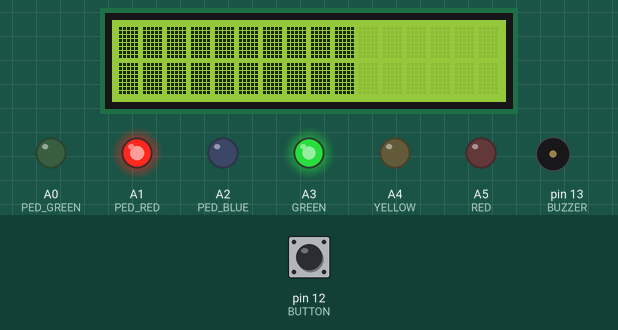
Bench run of a sketch on a simulated Arduino Uno, built with avr-gcc and run on an emulated ATmega328P. Parts: 16×2 character LCD, output pins drawn as LEDs (lit = HIGH), buzzer (waves = sounding). Inputs (shaded band) come from the test bench; at power-on: pin 12 (BUTTON) HIGH.

Above: at 1.2 s.
1.3 s: pin 12 (BUTTON) pulled LOW for 0.15 s
At 7.7 s:
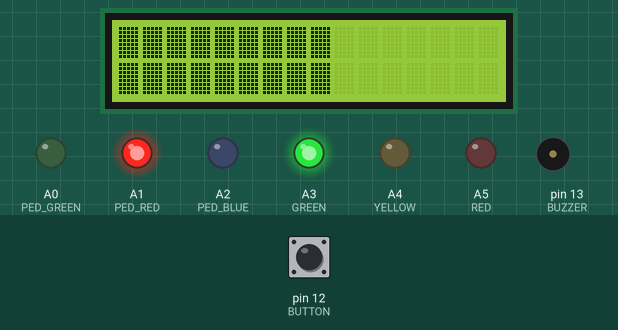
At 16.6 s:
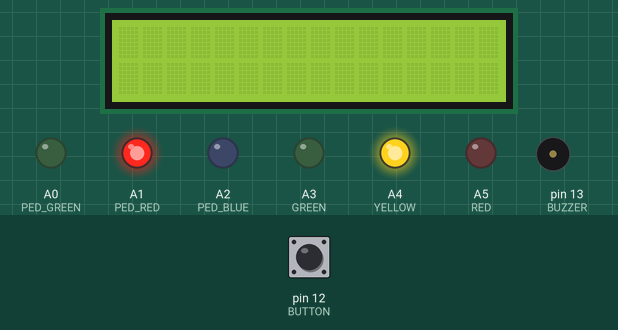
Timing chart, 0 to 30.8 s (numbered marks = the images above; inputs shaded):
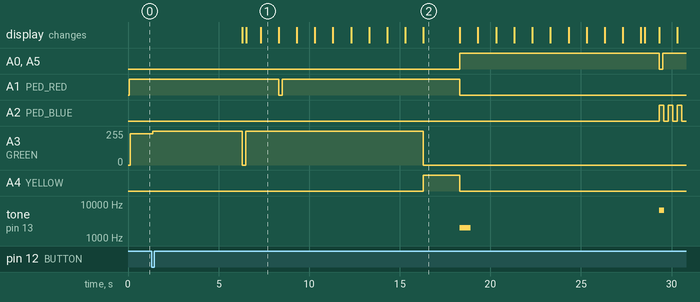

The sketch:

Semaphore.ino
```cpp
#include "SemaPed.h"
#include "SemaCar.h"

/* Definindo LCD 16x2 */
LiquidCrystal lcd(RS, E, D4, D5, D6, D7);

/* Instanciação global dos objetos semaforos */
SemaphorePed semp;
Semaphore sem;

/* Variáveis que guardam os ASCII dos caracteres
              a serem utilizados */
char SQUARE = S;
char NOT_SQUARE = NS;

void setup() {
  /* Mapemento dos LEDS */
  pinMode(RED, OUTPUT);
  pinMode(YELLOW, OUTPUT);
  pinMode(GREEN, OUTPUT);
  pinMode(PED_BLUE, OUTPUT);
  pinMode(PED_RED, OUTPUT);
  pinMode(PED_GREEN, OUTPUT);

  /* Mapeamento do botão */
  pinMode(BUTTON, INPUT_PULLUP);

  /* Mapeamento do buzzer */
  pinMode(BUZZER, OUTPUT);

  /* Iicialização do LCD 16x2 */
  lcd.begin(16,2);
}

void loop() {
  /* Chamada dos métodos que gerenciam o funcionamento de cada sinal */
  semp.SemaPed();
  sem.SemaCar();
}
```

SemaCar.cpp
```cpp
#include "SemaCar.h"

//========================================================================================

/* LED GREEN CONTROL */
void Semaphore::handle_green() {
//----------------------------------------------------------------------------------------
  /* Caso o botão não tenha sido apertado, o LED GREEN continuará
      aceso e o LCD 16x2 continuará printando 10 SQUAREs */
  if(btn_on == false) {
    digitalWrite(GREEN, HIGH);
    for(int i = 0; i < 10; i ++) {
      lcd.setCursor(i,0);
      lcd.print(SQUARE);
      lcd.setCursor(i,1);
      lcd.print(SQUARE);
    }
  }

//----------------------------------------------------------------------------------------
  /* Caso o botão seja apertado, o LED GREEN ficará aceso por mais 15s */
  if ((btn_on == true) && ((millis() - millisCarro) < 15000)) {
    /* Quando faltar 10 segundos para o LED GREEN apagar, o mesmo piscará para sinalizar */
    if(((millis() - millisCarro) > 5000) && ((millis() - millisCarro) < 5200)) {
      digitalWrite(GREEN, LOW);
    }
    else {
      digitalWrite(GREEN, HIGH);
    }

  //++++++++++++++++++++++++++++++++++++++++++++++++++++++++++++++++++++++++++++++++++++++
    /* Nos últimos 10s do LED GREEN aceso no ciclo corrente, o LCD 16x2 irá diminuindo
                  a quantidade de SQUAREs printados até chegar a 0 */
  //++++++++++++++++++++++++++++++++++++++++++++++++++++++++++++++++++++++++++++++++++++++

  //~~~~~~~~~~~~~~~~~~~~~~~~~~~~~~~~~~~~~~~~~~~~~~~~~~~~~~~~~~~~~~~~~~~~~~~~~~~~~~~~~~~~~~
    /*  Antes de 5s a tela do LCD irá se manter inalterada. Passados 5s, o LCD 16x2
    piscará , a partir desse momento, começa-se a decrementar a quantidade de SQUAREs */
    if(((millis() - millisCarro) < 5000) || (((millis() - millisCarro) > 5200) && ((millis() - millisCarro) < 6000))) {
        for(int i = 0; i < 10; i ++) {
          lcd.setCursor(i,0);
          lcd.print(SQUARE);
          lcd.setCursor(i,1);
          lcd.print(SQUARE);
        }
    }
    else if(((millis() - millisCarro) > 5000) && ((millis() - millisCarro) < 5200)) {
      for(int i = 0; i < 10; i++) {
        lcd.setCursor(i,0);
        lcd.print(NOT_SQUARE);
        lcd.setCursor(i,1);
        lcd.print(NOT_SQUARE);
      }
    }

  //~~~~~~~~~~~~~~~~~~~~~~~~~~~~~~~~~~~~~~~~~~~~~~~~~~~~~~~~~~~~~~~~~~~~~~~~~~~~~~~~~~~~~~
    /* Nos próximos 10s, a quantidade de SQUAREs printados pelo LCD 16x2 sofrerá um
                      decréscimo de 1 unidade a cada segundo */
    if(((millis() - millisCarro) > 6000) && ((millis() - millisCarro)  < 15000)) {
      /* take é a quantidade que devemos retirar do número inicial de SQUAREs (10), mudará
                                   a cada seg, cálculos:
              time(5000 à 15000) - 5000(para retirar os 5s anteriores)] / 1000 */
      int take_green = ((millis() - millisCarro) - 5000) / 1000;

      /* A condição de entrada deste if será atendida apenas 1 vez a cada segundo,
        tal medida evitará erros na hora de printar no LCD 16x2, já que, apenas
                quando a condição é atendida, a tela é apagada */
      if(count < take_green) {
        count = take_green;

        /* Apaga-se apenas o SQUARE necessário */
        lcd.setCursor(10 - count, 0);
        lcd.print(NOT_SQUARE);
        lcd.setCursor(10 - count, 1);
        lcd.print(NOT_SQUARE);
      }

      /* Printa os SQUAREs */
      for(int i = 0; i < 10 - take_green; i++) {
        lcd.setCursor(i,0);
        lcd.print(SQUARE);
        lcd.setCursor(i,1);
        lcd.print(SQUARE);
      }
    }
  //~~~~~~~~~~~~~~~~~~~~~~~~~~~~~~~~~~~~~~~~~~~~~~~~~~~~~~~~~~~~~~~~~~~~~~~~~~~~~~~~~~~~~~
  }

//----------------------------------------------------------------------------------------
  else {
    /* Botão foi apertado e já se passaram os últimos 15s do LED GREEN ligado, logo
          o estado do semáfaro será outro neste momento (amarelo ou vermelho),
                            por isso devemos desliga-lo */
    digitalWrite(GREEN, LOW);
  }

//----------------------------------------------------------------------------------------
}

//========================================================================================

/* LED YELLOW CONTROL */
void Semaphore::handle_yellow() {
//----------------------------------------------------------------------------------------

  //++++++++++++++++++++++++++++++++++++++++++++++++++++++++++++++++++++++++++++++++++++++++++++
    /* LED YELLOW deve acender, caso o botão tenha sido apertado e, desde a primeira ação,
    já se passaram 15s (tempo do LED GREEN aceso). Além disso, limpa-se o LCD 16x2 para que
    nada seja printado durante esse estado do semafóro e seta novamente o 'count' como -1,
    pois o utilizaremos da mesma forma posteriormente, porém, dessa vez, com o LED RED */
  //++++++++++++++++++++++++++++++++++++++++++++++++++++++++++++++++++++++++++++++++++++++++++++

  /* LED YELLOW ficará aceso por 2s e apaga o SQUARE remanescente */
  if ((btn_on == true) && ((millis() - millisCarro) > 15000) && ((millis() - millisCarro) < 17000)) {
    digitalWrite(YELLOW, HIGH);
    lcd.setCursor(0,0);
    lcd.print(NOT_SQUARE);
    lcd.setCursor(0,1);
    lcd.print(NOT_SQUARE);
    count = -1;
  }

//----------------------------------------------------------------------------------------
  else {
    /* O semáforo está em algum outro estado (verde ou vermelho),
                   por isso devemos desliga-lo */
    digitalWrite(YELLOW, LOW);
  }

//----------------------------------------------------------------------------------------
}

//========================================================================================

void Semaphore::handle_red() {
//----------------------------------------------------------------------------------------
  /* Caso o botão seja apertado e já se passaram 17s (15s LED GREEN + 2s LED YELLOW),
                              LED RED deve acender */
  if ((btn_on == true) && ((millis() - millisCarro) > 17000)) {
    /* Após 28s, o LED RED piscará para sinalizar os último 10s do mesmo aceso */
    if(((millis() - millisCarro) > 28000) && ((millis() - millisCarro) < 28200)) {
      digitalWrite(RED, LOW);
    }
    else {
      digitalWrite(RED, HIGH);
    }

  //++++++++++++++++++++++++++++++++++++++++++++++++++++++++++++++++++++++++++++++++++++++
    /* Nos últimos 10s do LED RED aceso no ciclo corrente, o LCD 16x2 irá diminuindo
                  a quantidade de SQUAREs printados até chegar a 0 */
  //++++++++++++++++++++++++++++++++++++++++++++++++++++++++++++++++++++++++++++++++++++++

  //~~~~~~~~~~~~~~~~~~~~~~~~~~~~~~~~~~~~~~~~~~~~~~~~~~~~~~~~~~~~~~~~~~~~~~~~~~~~~~~~~~~~~~
    /*  Antes de 27s a tela do LCD irá se manter inalterada. Passados 27s, o LCD 16x2
    piscará e, a partir desse momento, começa-se a decrementar a quantidade de SQUARES */
    if(((millis() - millisCarro) < 27000) || (((millis() - millisCarro) < 28000) && ((millis() - millisCarro) > 27200))) {
      for(int i = 0; i < 10; i ++) {
        lcd.setCursor(i,0);
        lcd.print(SQUARE);
        lcd.setCursor(i,1);
        lcd.print(SQUARE);
      }
    }
    else if(((millis() - millisCarro) > 27000) && ((millis() - millisCarro) < 27200))  {
      for(int i = 0; i < 10; i++) {
        lcd.setCursor(i,0);
        lcd.print(NOT_SQUARE);
        lcd.setCursor(i,1);
        lcd.print(NOT_SQUARE);
      }
    }

  //~~~~~~~~~~~~~~~~~~~~~~~~~~~~~~~~~~~~~~~~~~~~~~~~~~~~~~~~~~~~~~~~~~~~~~~~~~~~~~~~~~~~~~
    /* Nos próximos 10s, a quantidade de SQUAREs printados pelo LCD 16x2 sofrerá um
                      decréscimo de 1 unidade a cada segundo */
    if(((millis() - millisCarro) > 28000) && ((millis() - millisCarro)  < 38000)) {
      /* take é a quantidade que devemos retirar do número inicial de SQUAREs (10), mudará
                                   a cada seg, cálculos:
              time(28000 à 38000) - 5000(para retirar os 5s anteriores)] / 1000 */
      int take_red = ((millis() - millisCarro) - 27000) / 1000;

      /* A condição de entrada deste if será atendida apenas 1 vez a cada segundo,
        tal medida evitará erros na hora de printar no LCD 16x2, já que, apenas
                quando a condição é atendida, a tela é apagada */
      if(count < take_red) {
        count = take_red;

        /* Apaga-se apenas o SQUARE necessário */
        lcd.setCursor(10 - count, 0);
        lcd.print(NOT_SQUARE);
        lcd.setCursor(10 - count, 1);
        lcd.print(NOT_SQUARE);
      }

      /* Printa os SQUAREs */
      for(int i = 0; i < 10 - take_red; i++) {
        lcd.setCursor(i,0);
        lcd.print(SQUARE);
        lcd.setCursor(i,1);
        lcd.print(SQUARE);
      }
    }
  //~~~~~~~~~~~~~~~~~~~~~~~~~~~~~~~~~~~~~~~~~~~~~~~~~~~~~~~~~~~~~~~~~~~~~~~~~~~~~~~~~~~~~~
  }

//----------------------------------------------------------------------------------------
  else {
    /* Botão não foi apertado ou ainda não se chegou nos 17s, desde a primeira ação, logo
          o estado do semáfaro será outro nesse momento (verde ou amarelo),
                            por isso devemos desliga-lo */
    digitalWrite(RED, LOW);
  }
//----------------------------------------------------------------------------------------
}

//========================================================================================

/* Reseta as flags e o count para o próximo ciclo */
void Semaphore::reset_flags_count() {
  btn_on = false;
  restart = true;
  count = -1;
}

//========================================================================================

/* Resetará o millisCarro, e colocará a flag restart para false, não permitindo resetar
  novamente o millisCarro, mesmo que o botão seja apertado novamente, dentro dos 38s do
          ciclo do semáforo (15s LED GREEN + 2s LED YELLOW + 21s LED RED) */
void Semaphore::restart_millisCarro() {
  millisCarro = millis();
  restart = false;
}

//========================================================================================

/* Construtor */
Semaphore::Semaphore() {
  millisCarro = millis();
  btn_on = false;
  restart = true;
  count = -1;
}

//========================================================================================

/* Gerencia o funcionamento do semáforo para carros, chamando as outras funções e
                estabelencendo uma lógica na visão "macro" */
void Semaphore::SemaCar() {
//----------------------------------------------------------------------------------------
  /* Caso o botão seja apertado, a flag bnt_on será setada como true e ocorrerá o restart
            do millisCarro, se for permitido, ou seja, se restart == true */
  if (digitalRead(BUTTON) == LOW) {
    btn_on = true;
    if((restart == true)) {
      restart_millisCarro();
    }
  }

//----------------------------------------------------------------------------------------

  //++++++++++++++++++++++++++++++++++++++++++++++++++++++++++++++++++++++++++++++++++++++
    /* Caso o botão seja apertado e o restart é igual a false, significa dizer que está
        sendo realizado o ciclo do semáforo (verde, amarelo, vermelo). Entretanto, ao
       passar 38s, o ciclo já se encerrou, portanto devemos resetar as flags e o count
                      para que o sistema possa ser reiniciado */
  //++++++++++++++++++++++++++++++++++++++++++++++++++++++++++++++++++++++++++++++++++++++

  /* Reseta as flags e o count */
  if((btn_on == true) && (restart == false) && ((millis() - millisCarro) > 38000)) {
    reset_flags_count();
  }

//----------------------------------------------------------------------------------------
  /* Chama as funções que gerenciam o comportamento dos LEDs */
  handle_green();
  handle_yellow();
  handle_red();
}

//========================================================================================
```

SemaCar.h
```cpp
#ifndef SEMACAR_H
#define SEMACAR_H

#include "constantes.h"

class Semaphore {
  private:
    /* Declarando variável que irá salvar o millis
        necessário nas funções desta classe */
    unsigned long millisCarro;

    /* Declarando as flags */
    bool btn_on;
    bool restart;

    /* Auxiliar utilizado para definir a quantidade
        de quadrados a serem printados no LCD */
    int count;

    /* Gerenciam o funcionamento do LEDs do semáforo para carros */
    void handle_green();
    void handle_yellow();
    void handle_red();

    /* Funções utilizadas para resetar o millis,
            as flags e os auxiliares */
    void reset_flags_count();
    void restart_millisCarro();

  public:
    /* Construtor (inicialização das variáveis declaradas no private) */
    Semaphore();

    /* Função que genrenciará o funcionamento
          do semáfaro para carros */
    void SemaCar();
};

#endif
```

SemaPed.h
```cpp
#ifndef SEMAPED_H
#define SEMAPED_H

#include "constantes.h"

class SemaphorePed {
  private:
    /* Declarando variáveis que irão salvar os millis
        necessário nas funções desta classe */
    unsigned long millisPedestre;
    unsigned long forBlue;
    unsigned long forBuzzer;

    /* Declarando as flags */
    bool btn_on;
    bool restart;

    /* Auxiliar utilizado para definir o número que irá
        aparecer no LCD na contagem regressiva */
    int count;

    /* Auxiliar utilizado para evitar que os números da contagem regresiva
         para o LED PED_GREEN apareçam de forma tremeluzente */
    int erase;

    /* Gerenciam o funcionamento do LEDs do semáforo para pedestres */
    void handle_PedRed();
    void handle_PedGreen();
    void handle_PedBlue();

    /* Gerencia o funcionamento do Buzzer */
    void controller_Buzzer();

     /* Funções utilizadas para resetar os millis,
            as flags e os auxiliares */
    void reset_flags_count();
    void restart_millisPedestre();
    void restart_forBlue();
    void restart_forBuzzer();

  public:
    /* Construtor  (inicialização das variáveis declaradas no private) */
    SemaphorePed();

    /* Função que genrenciará o funcionamento
          do semáfaro para pedestres */
    void SemaPed();

};

#endif
```

constantes.h
```cpp
#ifndef CONSTANTES_H
#define CONSTANTES_H

#include <Arduino.h>
#include  <LiquidCrystal.h>
#include <stdio.h>

/* ASCII de caracteres utilizados no print */
#define S 255
#define NS 254

/* Portas dos leds do semáforo de carros (Analógico) */
#define RED A5
#define YELLOW A4
#define GREEN A3

/* Portas dos leds do semáforo de pedestre (Analógico) */
#define PED_BLUE A2
#define PED_RED A1
#define PED_GREEN A0

/* Portas dos pinos do LCD 16x2 (Digital) */
#define RS 2
#define E 3
#define D4 4
#define D5 5
#define D6 6
#define D7 7

/* Porta do botão (Digital) */
#define BUTTON 12

/* Porta do Buzzer (Digital) */
#define BUZZER 13

/* Declaração lcd */
extern LiquidCrystal lcd;

/* Declaração das variáveis que guardarão o valor dos
             caracteres utilizados */
extern char SQUARE;
extern char NOT_SQUARE;

#endif
```

Source omitted: SemaPed.cpp (11392 bytes)

Measured:
- after the input at 1.3 s, A0 (PED_GREEN): LOW → HIGH after 17.0 s, → LOW 11.0 s later, → HIGH 0.20 s later; A1 (PED_RED): HIGH → LOW after 7.0 s, → HIGH 0.19 s later, → LOW 9.8 s later
- what the display in image 1 shows lasts 1.0 s, from 7.3 s to 8.3 s
